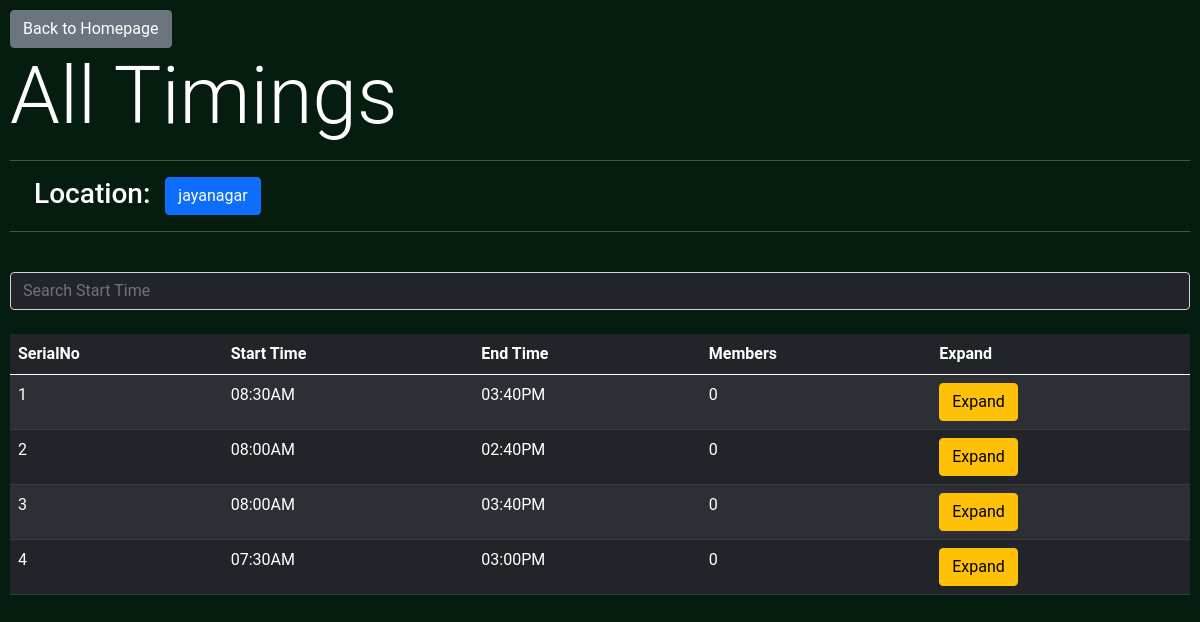
/admin/viewdata/timings/1 (signed in), run on the app's committed database.
### BusManager/models.py (models this page shows, shortened)
class LocationModel(db.Model):
	id = db.Column(db.Integer, primary_key=True)
	location_name = db.Column(db.String)

class TimingModel(db.Model):
	id = db.Column(db.Integer, primary_key=True)
	start = db.Column(db.String) #08:30AM
	end = db.Column(db.String) #03:40PM

### BusManager/admin/routes.py (the view)
@admin.route('/viewdata/timings/<tid>')
@login_required
def data_timings(tid):
	location = LocationModel.query.filter_by(id=tid).first()
	if(not location): return jsonify({'status':0, 'message':'No Such Location'})
	data = []
	all_timings = TimingModel.query.all()
	for T in all_timings:
		members = 0
		students = [x for x in T.students.all() if x.location[0] == location]
		members += len([*students]) #, *drivers])
		data.append({
			'id': T.id,
			'start': T.start,
			'end': T.end,
			'members': members,
		})
	return render_template('getdata/timings.html', timings=data, title='timings', location=location.location_name, tid=tid)

### BusManager/models.py (called while the page is built)
@login_manager.user_loader
def load_user(user_id):
    return AdminUser.query.get(int(user_id))

### BusManager/templates/getdata/timings.html (shortened to what this page needs)
{% extends 'bs_layout.html' %}
{% block content %}
<a class="btn btn-secondary" href="{{url_for('admin.admin_home')}}">Back to Homepage</a>
<h1 class='display-1'>All Timings</h1>
<hr>
<h3 class="px-4">Location: <span class="btn btn-primary">{{location}}</span></h3>
<hr><br>
<input type="text" id="searchbar" class="form-control text-light bg-dark" placeholder="Search Start Time" onkeyup="tableFilterer(1)"><br>
<table class="table table-striped table-dark" id="tbl">
  <thead>
    <tr>
    <th scope="col">SerialNo</th>
      <th scope="col">Start Time</th>
      <th scope="col">End Time</th>
	  <th scope="col">Members</th>
      <th scope="col">Expand</th>
    </tr>
  </thead>
  <tbody id='tbdy'>
    {% for e in timings %}
       <tr data-id="-1">
       <td>{{loop.index}}</td>
        <td>{{e['start']}}</td>
        <td>{{e['end']}}</td>
        <td>{{e['members']}}</td>
        <td><button class="btn btn-warning" onclick=Expand({{e['id']}})>Expand</button></td>
      </tr>
    {% endfor %}
  </tbody>
</table>
{% endblock content %}

### BusManager/static/main.css (style rules this page uses)
body { background-color: rgb(4, 29, 15); color: white; padding: 10px; font-family: 'Roboto', sans-serif; }

### data on the page
LocationModel: location_name "jayanagar"
TimingModel: start "08:30AM", end "03:40PM", members "0"
TimingModel: start "08:00AM", end "02:40PM", members "0"
TimingModel: start "08:00AM", end "03:40PM", members "0"
TimingModel: start "07:30AM", end "03:00PM", members "0"
